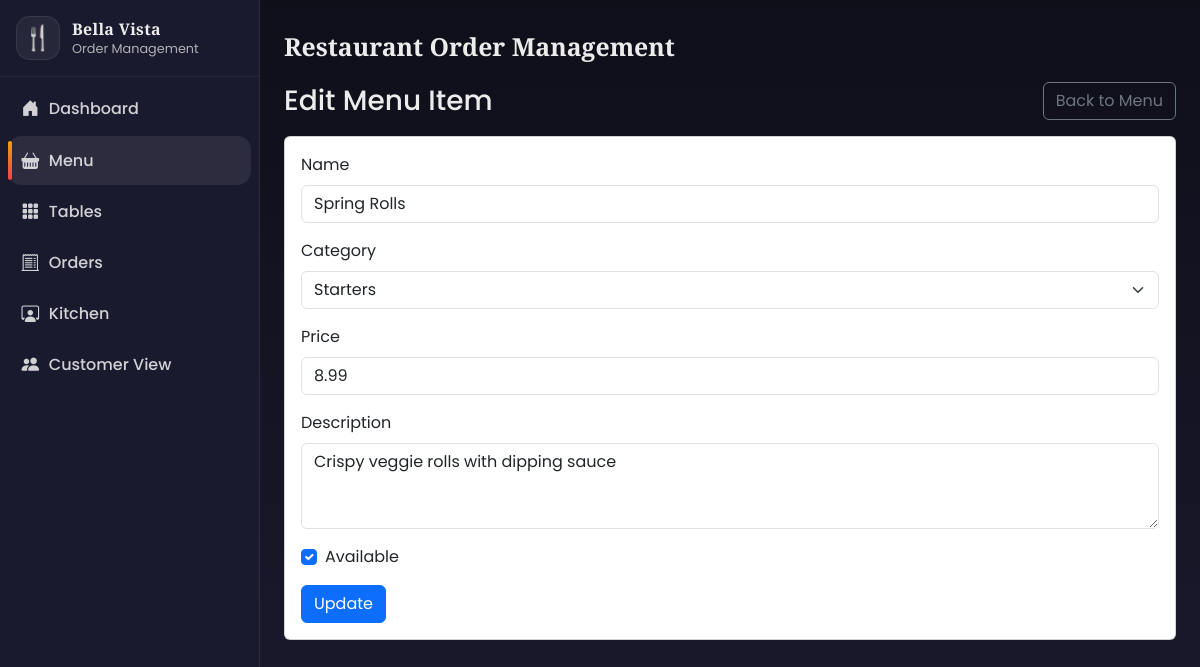
Page /menu/edit/1 on the committed database.
### models.py (models this page shows, shortened)
class MenuItem(db.Model):
    __tablename__ = "menu_item"
    id = db.Column(db.Integer, primary_key=True)
    name = db.Column(db.String(150), nullable=False)
    price = db.Column(db.Numeric(10, 2), nullable=False, default=Decimal("0.00"))
    description = db.Column(db.Text, nullable=True)
    category_id = db.Column(db.Integer, db.ForeignKey("category.id"), nullable=False)
    is_available = db.Column(db.Boolean, nullable=False, default=True)
    category = db.relationship("Category", back_populates="menu_items")
    order_items = db.relationship("OrderItem", back_populates="menu_item", cascade="all, delete-orphan")

class Category(db.Model):
    __tablename__ = "category"
    id = db.Column(db.Integer, primary_key=True)
    name = db.Column(db.String(100), unique=True, nullable=False)
    menu_items = db.relationship("MenuItem", back_populates="category", cascade="all, delete-orphan")

### app.py (the view, shortened to what this page needs)
@app.route("/menu/edit/<int:item_id>", methods=["GET", "POST"])
def menu_edit(item_id: int):
    item = MenuItem.query.get_or_404(item_id)
    categories = Category.query.order_by(Category.id).all()
    return render_template("menu_edit.html", item=item, categories=categories)

### app.py (called while the page is built)
@app.context_processor
def _jinja_helpers():
    return {"status_badge_class": status_badge_class}

### templates/menu_edit.html (shortened to what this page needs)
{% extends "base.html" %}
{% block content %}
  <div class="d-flex align-items-center justify-content-between mb-3">
    <h1 class="h3 mb-0">Edit Menu Item</h1>
    <a class="btn btn-outline-secondary" href="{{ url_for('menu') }}">Back to Menu</a>
  </div>
  <div class="card">
    <div class="card-body">
      <form method="post">
        <div class="mb-3">
          <label class="form-label" for="name">Name</label>
          <input id="name" name="name" type="text" class="form-control" value="{{ item.name }}" required />
        </div>
        <div class="mb-3">
          <label class="form-label" for="category_id">Category</label>
          <select id="category_id" name="category_id" class="form-select" required>
            {% for c in categories %}
              <option value="{{ c.id }}" {% if c.id == item.category_id %}selected{% endif %}>{{ c.name }}</option>
            {% endfor %}
          </select>
        </div>
        <div class="mb-3">
          <label class="form-label" for="price">Price</label>
          <input id="price" name="price" type="number" step="0.01" class="form-control" value="{{ item.price }}" required />
        </div>
        <div class="mb-3">
          <label class="form-label" for="description">Description</label>
          <textarea id="description" name="description" class="form-control" rows="3">{{ item.description or '' }}</textarea>
        </div>
        <div class="form-check mb-3">
          <input id="is_available" name="is_available" class="form-check-input" type="checkbox" {% if item.is_available %}checked{% endif %} />
          <label class="form-check-label" for="is_available">Available</label>
        </div>
        <button type="submit" class="btn btn-primary">Update</button>
      </form>
    </div>
  </div>
{% endblock %}

### static/style.css (style rules this page uses)
:root { --sidebar-width: 260px; --bg-0: #0f0f1a; --bg-1: #1a1a2e; --sidebar: #1a1a2e; --text: rgba(255, 255, 255, 0.92); --muted: rgba(255, 255, 255, 0.65); --muted-2: rgba(255, 255, 255, 0.4); --gold-0: #f59e0b; --gold-1: #ef4444; --glass: rgba(255, 255, 255, 0.05); --glass-border: rgba(255, 255, 255, 0.1); }
html, body { height: 100%; }
body { background: linear-gradient(180deg, var(--bg-0), var(--bg-1)); color: var(--text); font-family: Poppins, system-ui, -apple-system, Segoe UI, Roboto, Arial, sans-serif; }

### rows in the picture
MenuItem: name "Spring Rolls", category_id "Starters", price "8.99", description "Crispy veggie rolls with dipping sauce", is_available "☑"
